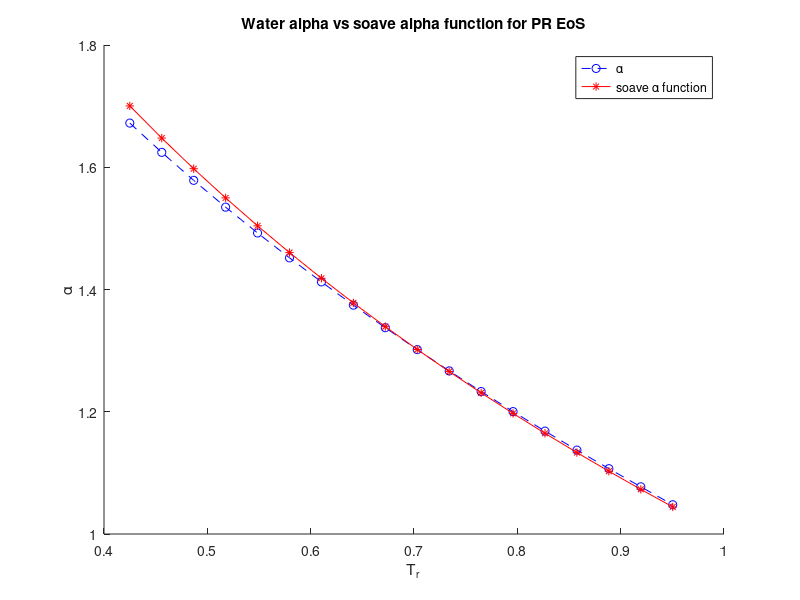

This figure's MATLAB source:
load Water_plot.mat
hold on
plot(Tr,alpha1,'b--o')
plot(Tr,alpha_soave,'r-*')
hold off
legend('\alpha','soave \alpha function')
xlabel('T_r')
ylabel('\alpha')
title('Water alpha vs soave alpha function for PR EoS')
